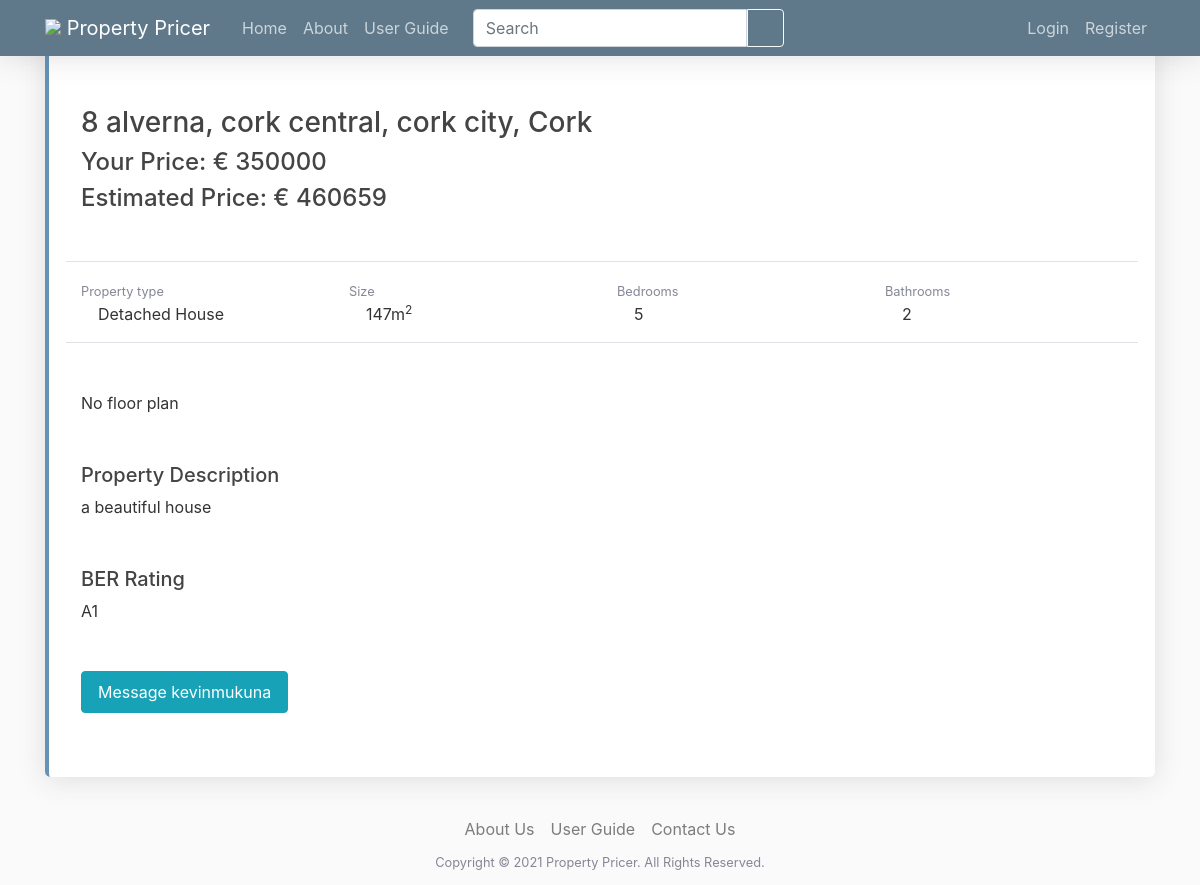
The app's page /post/1/ with its own data.
### webpages/models.py (models this page shows, shortened)
class Post(models.Model):
    property_description = models.TextField(null=True, blank=True)
    address_line_1 = models.CharField(max_length=255, verbose_name="Street address")
    address_line_2 = models.CharField(max_length=255, null=True, blank=True, verbose_name="District or Townland")
    city = models.CharField(max_length=128, default='', verbose_name="City or town")
    county = models.CharField(max_length=128, default='', choices=COUNTY_CHOICES)
    floor_plan = models.ImageField(upload_to="floor_plan", null=True, blank=True)
    property_type = models.CharField(max_length=128, default='',
                                     choices=PROPERTY_TYPE_CHOICES)
    number_of_bedrooms = models.PositiveIntegerField()
    number_of_bathrooms = models.PositiveIntegerField()
    energy_rating = models.CharField(max_length=128, default='',
                                     choices=ENERGY_RATING_CHOICES)
    size = models.PositiveIntegerField(verbose_name="Size (m<sup>2</sup>)")
    date_posted = models.DateField(default=timezone.now)
    author = models.ForeignKey(User, related_name="user_posts", on_delete=models.CASCADE)
    price = models.PositiveIntegerField(null=True, blank=True, editable=True, verbose_name="Price (&euro;)")
    estimated_price = models.PositiveIntegerField(null=False, blank=True, editable=False)
    __original_price = None
    address = models.CharField(max_length=766, null=False, blank=True, editable=False)
    def __str__(self):
        return self.address

### webpages/views.py (the view)
# urls.py: path('post/<int:pk>/', PostDetailView.as_view(), name='post-detail'),
class PostDetailView(DetailView):
    model = Post

### templates/webpages/post_detail.html
{% extends "base.html" %}
{% block content %}
    {% include 'webpages/long_post.html' %}
{% endblock content %}

### templates/webpages/long_post.html (shortened to what this page needs)
<article class="media content-section">
    <div class="media-body w-50">
        <div class="article-metadata">
            <a class="mr-2" href="{% url 'profile-page' post.author.username %}">{{ post.author }}</a>
            <small class="text-muted my-auto">{{ post.date_posted|date:"F d, Y" }}</small>
            {% url 'post-detail' object.id as post_url %}
            {% if request.get_full_path == post_url and object.author == user%}
                <div class="float-right">
                    <a class="btn-info btn-sm py-2 px-4" href="{% url 'post-update' object.id %}">Edit</a>
                    <a class="btn-danger btn-sm py-2 px-4" href="{% url 'post-delete' object.id %}">Delete</a>
                </div>
            {% else %}
                <div class="float-right">
                    <a  class="btn-info btn-sm py-2 px-4"  href="{% url 'chatroom' post.author.pk %}">Message {{ post.author }}</a>
                </div>
            <div class="float-right">
                <a class="btn-info btn-sm" href="{% url 'post-update' object.id %}">Edit</a>
                <a class="btn-danger btn-sm" href="{% url 'post-delete' object.id %}">Delete</a>
            </div>
            {% endif %}
        </div>
        <h3 class="article-title mt-5"><a class="article-title" href="{% url 'post-detail' post.id %}">{{ post }}</a></h3>
        {% if post.price %}
        <h4>Your Price:  € {{ post.price }}</h4>
        <h4>Estimated Price: € {{ post.estimated_price }}</h4>
        {% else %}
        <h4>Your Price: POA</h4>
        <h4>Estimated Price: € {{ post.estimated_price }}</h4>
        {% endif %}
        <div class="row my-5 border-top border-bottom py-3">
            <div class="col-md-3 my-auto">
                <small>Property type</small>
                <div><i class="fas fa-home"></i> {{ post.property_type }}</div>
            </div>
            <div class="col-md-3 my-auto">
                <small>Size</small>
                <div><i class="fas fa-home"></i> {{ post.size }}m<sup>2</sup></div>
            </div>
            <div class="col-md-3 my-auto">
                <small>Bedrooms</small>
                <div><i class="fas fa-bed"></i> {{ post.number_of_bedrooms }}</div>
            </div>
            <div class="col-md-3 my-auto">
                <small>Bathrooms</small>
                <div><i class="fas fa-bath"></i> {{ post.number_of_bathrooms }}</div>
            </div>
        </div>
        <div class="my-5">
            {% if post.floor_plan %}
            <h5>Floor Plan</h5>
            <img src="{{ post.floor_plan.url }}" />
            {% else %}
            <p>No floor plan</p>
            {% endif %}
        </div>
        <div class="my-5">
            <h5>Property Description</h5>
            {% if post.property_description %}
            <p class="article-content">{{ post.property_description }}</p>
            {% else %}
            <p>No property description</p>
            {% endif %}
        </div>
        <div class="my-5">
            {% if post.energy_rating %}
            <h5>BER Rating</h5>
            <p class="article-content">{{ post.energy_rating }}</p>
            {% else %}
            <p>No BER Rating</p>
            {% endif %}
        </div>
        {% if object.author != user%}
            <div class="my-5">
                <a  class="btn btn-info py-2 px-3"  href="{% url 'chatroom' post.author.pk %}">Message {{ post.author }}</a>
            </div>
        {% endif %}
    </div>
</article>

### static/css/main.css (style rules this page uses)
body { background: #fafafa; color: #333333; }
h1, h2, h3, h4, h5, h6 { color: #444444; }
a { color: #438bbf; }
small, i { color: rgb(133, 135, 150); }
.content-section { background: #ffffff; padding: 1rem 2rem; border-radius: 0.35rem; margin-bottom: 20px; box-shadow: 0 .15rem 1.75rem 0 rgba(58,59,69,.15); border-left: .25rem solid #6493b5; }
.article-title { color: #444444; }
.article-content { white-space: pre-line; }
.article-metadata { padding-bottom: 4px; margin-bottom: 4px; border-bottom: 1px solid #e3e3e3 }

### records on screen
Post: address "8 alverna, cork central, cork city, Cork", price "350000", estimated_price "460659", property_type "Detached House", size "147", number_of_bedrooms "5", number_of_bathrooms "2", property_description "a beautiful house", energy_rating "A1", author "kevinmukuna"
